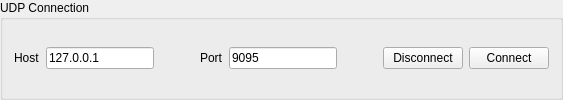
             <widget class="QGroupBox" name="groupBoxUDPConnection">
              <property name="title">
               <string>UDP Connection</string>
              </property>
              <layout class="QVBoxLayout" name="verticalLayout_31">
               <item>
                <layout class="QHBoxLayout" name="horizontalLayout_17">
                 <item>
                  <widget class="QLabel" name="label_33">
                   <property name="text">
                    <string>Host</string>
                   </property>
                  </widget>
                 </item>
                 <item>
                  <widget class="QLineEdit" name="lineEditHost">
                   <property name="text">
                    <string>127.0.0.1</string>
                   </property>
                  </widget>
                 </item>
                 <item>
                  <spacer name="horizontalSpacer_6">
                   <property name="orientation">
                    <enum>Qt::Horizontal</enum>
                   </property>
                   <property name="sizeHint" stdset="0">
                    <size>
                     <width>40</width>
                     <height>20</height>
                    </size>
                   </property>
                  </spacer>
                 </item>
                 <item>
                  <widget class="QLabel" name="label_34">
                   <property name="text">
                    <string>Port</string>
                   </property>
                  </widget>
                 </item>
                 <item>
                  <widget class="QLineEdit" name="lineEditPort">
                   <property name="text">
                    <string>9095</string>
                   </property>
                  </widget>
                 </item>
                 <item>
                  <spacer name="horizontalSpacer_7">
                   <property name="orientation">
                    <enum>Qt::Horizontal</enum>
                   </property>
                   <property name="sizeHint" stdset="0">
                    <size>
                     <width>40</width>
                     <height>20</height>
                    </size>
                   </property>
                  </spacer>
                 </item>
                 <item>
                  <widget class="QPushButton" name="pushButtonDisconnectUDP">
                   <property name="text">
                    <string>Disconnect</string>
                   </property>
                  </widget>
                 </item>
                 <item>
                  <widget class="QPushButton" name="pushButtonConnectUDP">
                   <property name="text">
                    <string>Connect</string>
                   </property>
                  </widget>
                 </item>
                </layout>
               </item>
              </layout>
             </widget>
